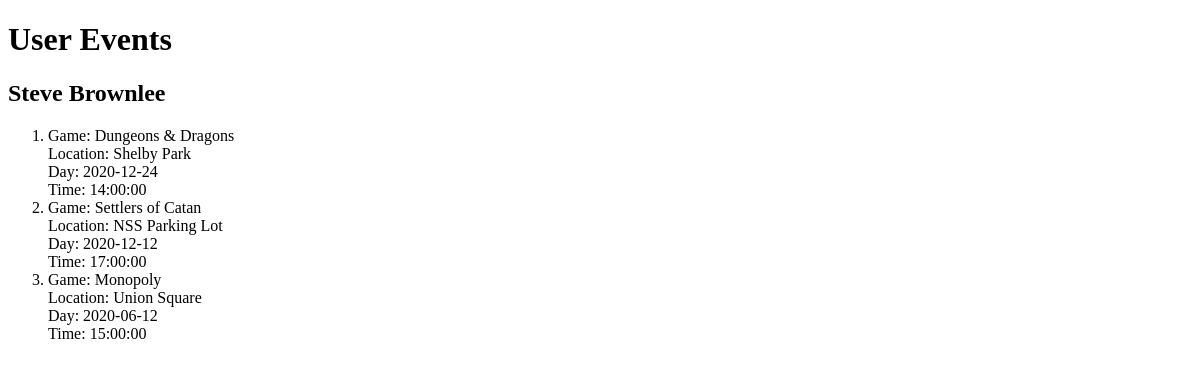
Before: /reports/userevents with the older database file.
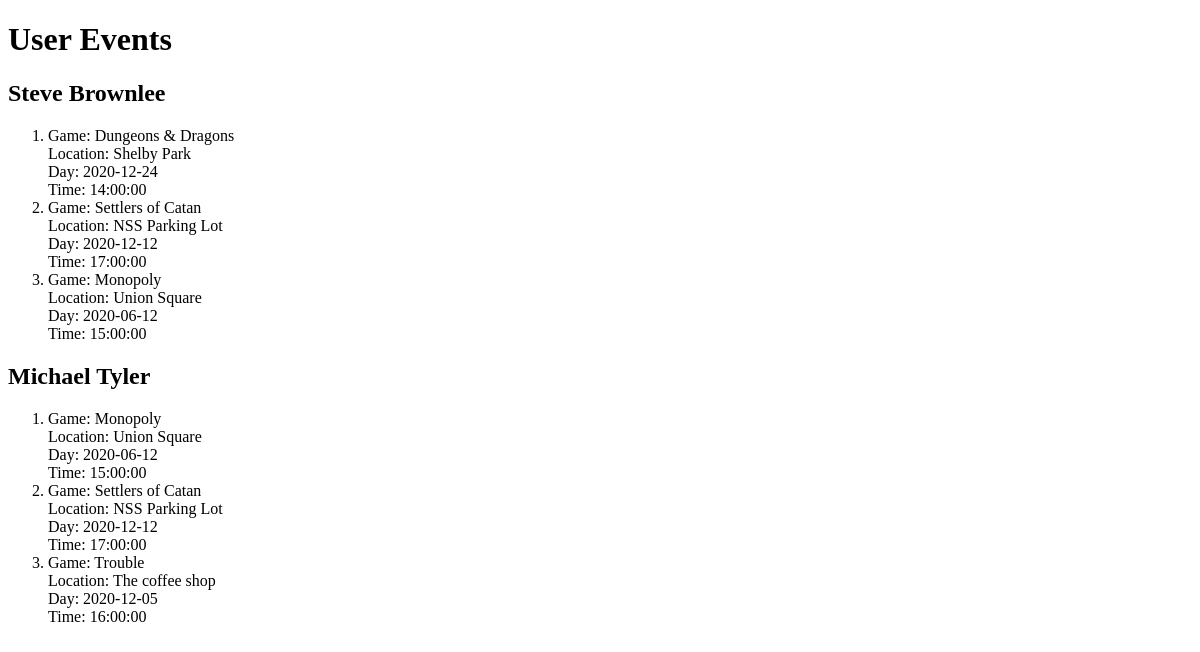
After: the same page with the newer database file.
### levelupapi/models/event.py (models this page shows, shortened)
class Event(models.Model):
    gamer = models.ForeignKey("Gamer", on_delete=models.CASCADE)
    day = models.DateField(auto_now=False, auto_now_add=False)
    time = models.TimeField(auto_now=False, auto_now_add=False)
    location = models.CharField(max_length=75)
    game = models.ForeignKey("Game", on_delete=models.CASCADE)
    @property
    def joined(self):
        """joined property, which will be calculated per user
        Returns:
            boolean -- If the user has joined the event or not
        """
        return self.__joined

### levelupreports/views/users/eventsbyuser.py (the view)
# urls.py: path('reports/userevents', userevent_list)
def userevent_list(request):
    if request.method == 'GET':
        with sqlite3.connect(Connection.db_path) as conn:
            conn.row_factory = sqlite3.Row
            db_cursor = conn.cursor()
            db_cursor.execute("""
                SELECT
                    eg.id,
                    u.first_name || ' ' || u.last_name AS full_name,
                    u.id user_id,
                    eg.event_id,
                    e.location,
                    e.time,
                    e.day,
                    e.id event_id_number,
                    g.title

                FROM levelupapi_eventgamer eg
                JOIN levelupapi_event e ON e.id = eg.event_id
                JOIN levelupapi_gamer gr ON gr.id = eg.gamer_id
                JOIN levelupapi_game g ON g.id = e.game_id
                JOIN auth_user u ON u.id = gr.user_id
            """)
            dataset = db_cursor.fetchall()
            events_by_user = {}
            for row in dataset:
                event = Event()
                event.id = row["event_id_number"]
                event.day = row["day"]
                event.time = row["time"]
                event.location = row["location"]
                event.title = row["title"]
                uid = row["user_id"]
                if uid in events_by_user:
                    events_by_user[uid]['events'].append(event)
                else:
                    events_by_user[uid] = {}
                    events_by_user[uid]["user_id"] = uid
                    events_by_user[uid]["full_name"] = row["full_name"]
                    events_by_user[uid]["events"] = [event]
        list_of_users_with_events = events_by_user.values()
        template = 'users/list_with_events.html'
        context = {
            'userevents_list': list_of_users_with_events
        }
        return render(request, template, context)

### levelupreports/templates/users/list_with_events.html (shortened to what this page needs)
{% load static %}
<!DOCTYPE html>
<html>
  <head>
  </head>
  <body>
    <h1>User Events</h1>
    {% for user in userevents_list %}
        <h2>{{ user.full_name }}</h2>
        <ol>
            {% for event in user.events %}
            <li>
                Game: {{ event.title }}
                <br/>
                Location: {{ event.location }}
                <br/>
                Day: {{ event.day }}
                <br/>
                Time: {{ event.time }}
            </li>
            {% endfor %}
        </ol>
    {% endfor %}
  </body>
</html>

Changed rows visible on the page:
now on one of the page's lists (row unchanged): Event: title "Settlers of Catan", location "NSS Parking Lot", day "2020-12-12", time "17:00:00"
now on one of the page's lists (row unchanged): Event: title "Monopoly", location "Union Square", day "2020-06-12", time "15:00:00"
added Event: title "Trouble", location "The coffee shop", day "2020-12-05", time "16:00:00", shown under "Michael Tyler"
Other visible differences:
new list line: "Michael Tyler"
